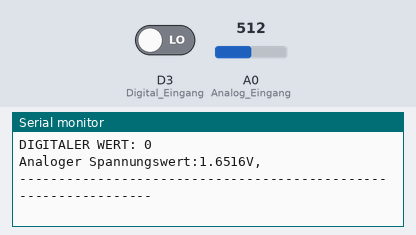
Recording of a sketch running on a simulated ESP8266 (NodeMCU). Shown: the last lines printed to the serial monitor. Inputs (shaded band) come from the test bench; at power-on: D3 (Digital_Eingang) LOW, A0 (Analog_Eingang) = 512. WiFi joins after 1.5 s; servers stay silent unless stated.

Above: at 2.7 s.
2.8 s: D3 (Digital_Eingang) driven HIGH
At 3.5 s:
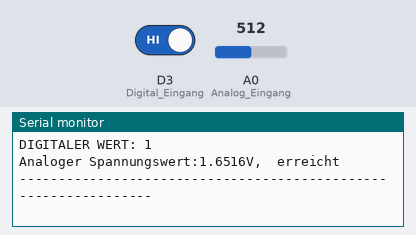
4.3 s: A0 (Analog_Eingang) set to 716
At 5.3 s:
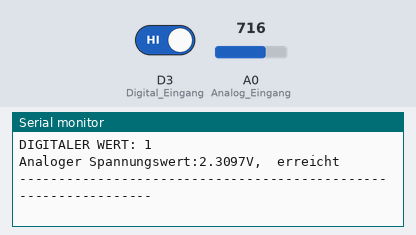
5.8 s: A0 (Analog_Eingang) set to 900
At 6.5 s:
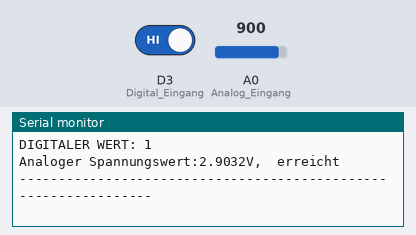
7.3 s: D3 (Digital_Eingang) driven LOW
At 7.9 s:
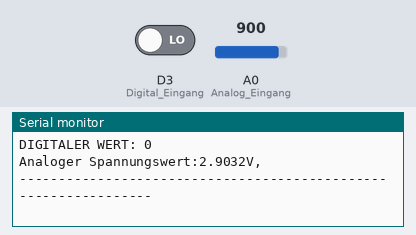
Timing chart, 0 to 10.3 s (numbered marks = the images above; inputs shaded):
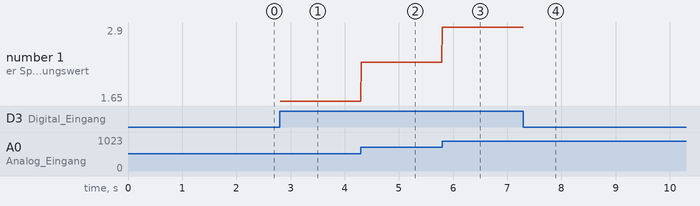

Measured:
- after the input at 2.8 s, the serial monitor: prints a new line at once (image 1)
- after the input at 4.3 s, the serial monitor: prints a new line at once (image 2)
- after the input at 5.8 s, the serial monitor: prints a new line at once (image 3)
- after the input at 7.3 s, the serial monitor: prints a new line at once (image 4)
- plotted number 1: 1.65 → 2.31 after the input at 4.3 s, 2.31 → 2.9 after the input at 5.8 s

The sketch:

20220305_ESP8266_Doorbell_Recognizer.ino
```cpp
//Made by Kevin Kailing with Love

#include <ESP8266WiFi.h>

const char *ssid = "ssid";
const char *pass = "pw";

// Deklaration und Initialisierung der Eingang-Pins
int Analog_Eingang = A0; // Analoger Ausgang des Sensors
int Digital_Eingang = D3; // Digitaler Ausgang des Sensors

void setup ()
{

  pinMode (Analog_Eingang, INPUT);
  pinMode (Digital_Eingang, INPUT);

  Serial.begin(115200);


  WiFi.begin(ssid, pass);

  while(WiFi.status() != WL_CONNECTED){
    delay(500);
    Serial.print(".");
  }

  Serial.println("\nWiFi connected!");

}

// Das Programm liest die aktuellen Werte der Eingang-Pins
// und gibt diese auf der seriellen Ausgabe aus
void loop ()
{
  float Analog;
  int Digital;

  //Aktuelle Werte werden ausgelesen, auf den Spannungswert konvertiert...
  Analog = analogRead (Analog_Eingang) * (3.3f / 1023.0f);
  Digital = digitalRead (Digital_Eingang);
  Serial.println("DIGITALER WERT: " + (String)Digital);

  //... und an dieser Stelle ausgegeben
  Serial.print ("Analoger Spannungswert:"); Serial.print (Analog, 4);  Serial.print ("V, ");
  //Serial.print ("Grenzwert:");

  if(Digital==1)
  {
      Serial.println (" erreicht");
  }
  else
  {
      //Serial.println (" noch nicht erreicht");
  }
  Serial.println ("----------------------------------------------------------------");
  delay (1);
}
```
